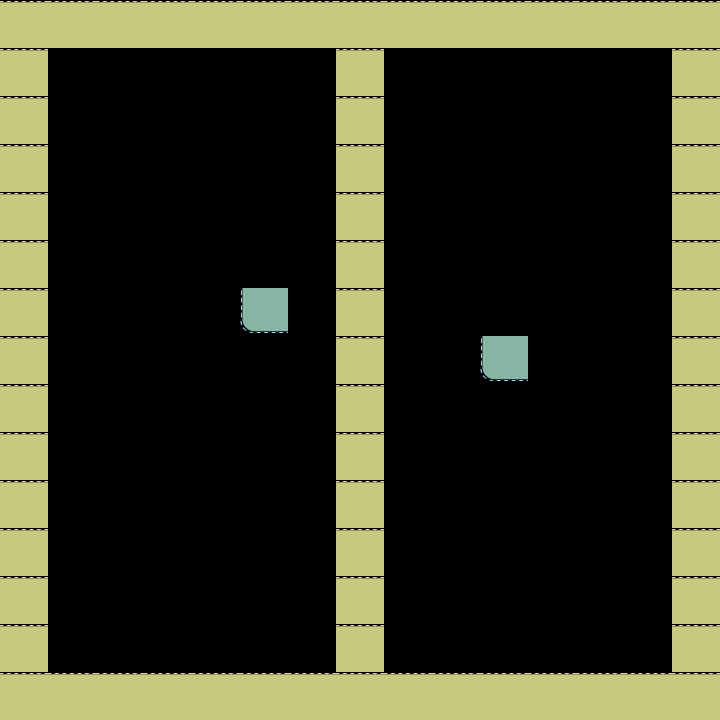

Rendered tile map (Tiled .tmx) drawn with the repository's tilesets; below, a short description and the map source with its tile grids summarised:
An orthogonal 15x15 tile map with 48x48 px tiles, 1 tile layer (havetile) and 2 objects.

<map version="1.0" orientation="orthogonal" renderorder="right-down" width="15" height="15" tilewidth="48" tileheight="48">
 <tileset firstgid="1" name="havetile" tilewidth="48" tileheight="48">
  <image source="bag_panel_ui@2x.png" width="152" height="190" />
 </tileset>
 <layer name="havetile" width="15" height="15">
  <data>[225 cells, 71 non-empty, 2 distinct tile ids]</data>
 </layer>
 <objectgroup name="123">
  <object x="139" y="100" width="101" height="77" />
  <object x="499" y="120" width="72" height="101" />
 </objectgroup>
</map>
